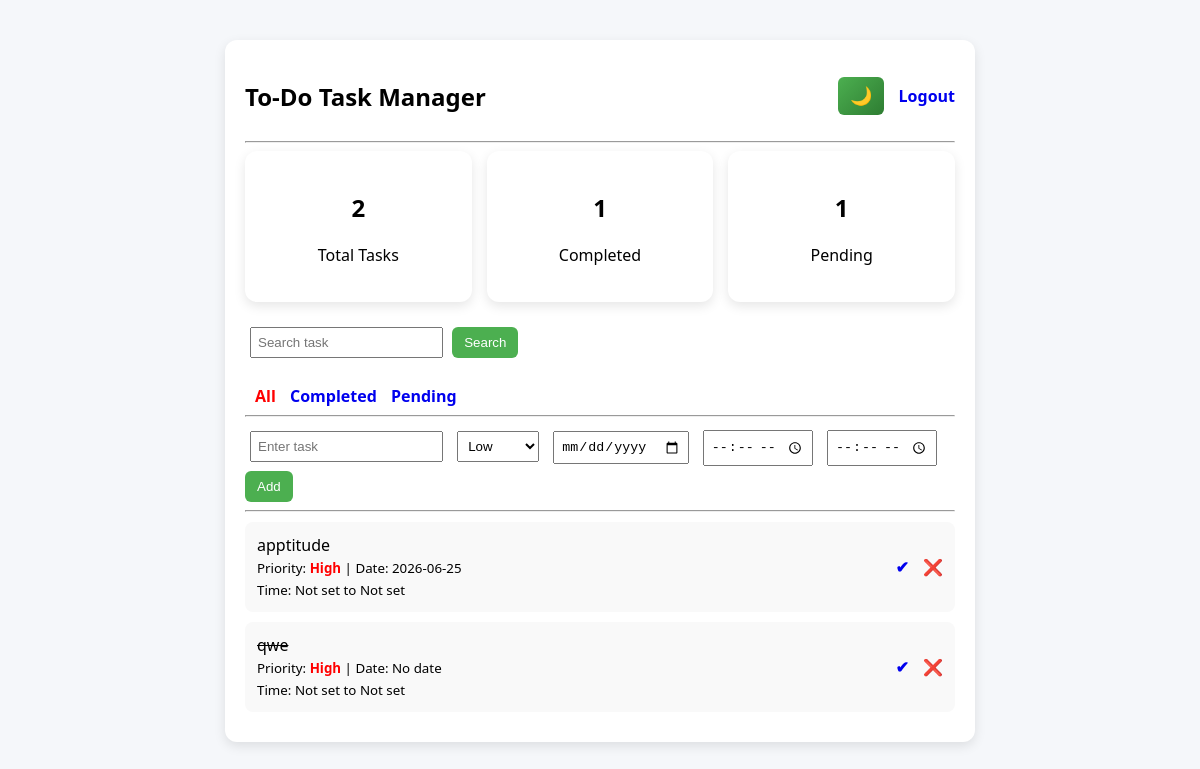
/ (signed in), run on the app's committed database.
### app.py (models this page shows)
class Task(db.Model):
    id = db.Column(db.Integer, primary_key=True)
    title = db.Column(db.String(200), nullable=False)
    completed = db.Column(db.Boolean, default=False)
    user_id = db.Column(db.Integer, db.ForeignKey('user.id'))
    priority = db.Column(db.String(10))
    due_date = db.Column(db.Date)
    start_time = db.Column(db.Time)
    end_time = db.Column(db.Time)

### app.py (the view)
@app.route('/')
def home():
    if 'user_id' not in session:
        return redirect('/login')
    search = request.args.get('search')
    filter_type = request.args.get('filter')
    tasks_query = Task.query.filter_by(
        user_id=session['user_id']
    )
    if search:
        tasks_query = tasks_query.filter(
            Task.title.contains(search)
        )
    if filter_type == "completed":
        tasks_query = tasks_query.filter_by(
            completed=True
        )
    elif filter_type == "pending":
        tasks_query = tasks_query.filter_by(
            completed=False
        )
    tasks = tasks_query.all()
    total_tasks = len(tasks)
    completed_tasks = len(
        [t for t in tasks if t.completed]
    )
    pending_tasks = total_tasks - completed_tasks
    return render_template(
        "index.html",
        tasks=tasks,
        total_tasks=total_tasks,
        completed_tasks=completed_tasks,
        pending_tasks=pending_tasks
    )

### templates/index.html (shortened to what this page needs)
<!DOCTYPE html>
<html>
<head>
</head>
<body>
<div class="container">
    <div class="card">
        <div class="top-bar">
            <h2>To-Do Task Manager</h2>
            <div>
                <button id="themeToggle" onclick="toggleDarkMode()">🌙</button>
                <a href="/logout" onclick="return confirm('Do you want to logout?')">Logout</a>
            </div>
        </div>
        <hr>
        <div style="display:flex; gap:15px; margin-bottom:20px;">
    <div class="card" style="flex:1; text-align:center;">
        <h2>{{ total_tasks }}</h2>
        <p>Total Tasks</p>
    </div>
    <div class="card" style="flex:1; text-align:center;">
        <h2>{{ completed_tasks }}</h2>
        <p>Completed</p>
    </div>
    <div class="card" style="flex:1; text-align:center;">
        <h2>{{ pending_tasks }}</h2>
        <p>Pending</p>
    </div>
</div>
        <form method="GET">
            <input type="text" name="search"
                   value="{{ request.args.get('search','') }}"
                   placeholder="Search task">
            <button type="submit">Search</button>
        </form>
        <br>
        {% set f = request.args.get('filter') %}
        <a href="/" class="{{ '' if f else 'active-filter' }}">All</a>
        <a href="/?filter=completed" class="{{ 'active-filter' if f=='completed' else '' }}">Completed</a>
        <a href="/?filter=pending" class="{{ 'active-filter' if f=='pending' else '' }}">Pending</a>
        <hr>
        <form action="/add" method="POST">
            <input type="text" name="title" placeholder="Enter task" required>
            <select name="priority">
                <option value="Low">Low</option>
            </select>
            <input type="date" name="due_date">
            <input type="time" name="start_time">
            <input type="time" name="end_time">
            <button type="submit">Add</button>
        </form>
        <hr>
        {% for task in tasks %}
            <div class="task"
                 data-time="{{ task.start_time.strftime('%H:%M') if task.start_time else '' }}"
                 data-title="{{task.title}}">
                <div>
                    {% if task.completed %}
                        <strike>{{ task.title }}</strike>
                    {% else %}
                        {{ task.title }}
                    {% endif %}
                    <br>
                    <small>
                        Priority:
                        <b style="color:
                            {% if task.priority=='High' %}red
                            {% elif task.priority=='Medium' %}orange
                            {% else %}green{% endif %};">
                            {{ task.priority or 'N/A' }}
                        </b>
                        |
                        Date:
                        {{ task.due_date.strftime('%Y-%m-%d') if task.due_date else 'No date' }}
                        <br>
                        Time:
                        {{ task.start_time.strftime('%H:%M') if task.start_time else 'Not set' }}
                        to
                        {{ task.end_time.strftime('%H:%M') if task.end_time else 'Not set' }}
                    </small>
                </div>
                <div>
                    <a href="/toggle/{{ task.id }}">✔</a>
                    <a href="/delete/{{ task.id }}"
                       onclick="return confirm('Delete this task?')">❌</a>
                </div>
            </div>
        {% else %}
            <p>No tasks found</p>
        {% endfor %}
    </div>
</div>
</body>
</html>

### templates/index.html (style rules this page uses)
body { font-family: 'Segoe UI', sans-serif; background: #f5f7fa; margin: 0; transition: 0.3s; }
.container { max-width: 750px; margin: 40px auto; }
.card { background: white; padding: 20px; border-radius: 12px; box-shadow: 0 4px 12px rgba(0,0,0,0.1); }
.task { padding: 12px; margin: 10px 0; border-radius: 8px; background: #f9f9f9; display: flex; justify-content: space-between; align-items: center; }
input, select { padding: 6px; margin: 5px; }
button { padding: 8px 12px; border: none; border-radius: 6px; background: #4CAF50; color: white; cursor: pointer; }
a { margin-left: 10px; text-decoration: none; font-weight: bold; }
.top-bar { display: flex; justify-content: space-between; align-items: center; }
#themeToggle { font-size: 18px; background: linear-gradient(135deg, #4CAF50, #2e7d32); transition: all 0.3s ease; }
.active-filter { color: red; }

### data on the page
Task: title "apptitude", priority "High", due_date "2026-06-25", start_time "Not set", end_time "Not set"
Task: title "qwe", priority "High", due_date "No date", start_time "Not set", end_time "Not set"

### other printed values
{{ total_tasks }} "2"
{{ completed_tasks }} "1"
{{ pending_tasks }} "1"
